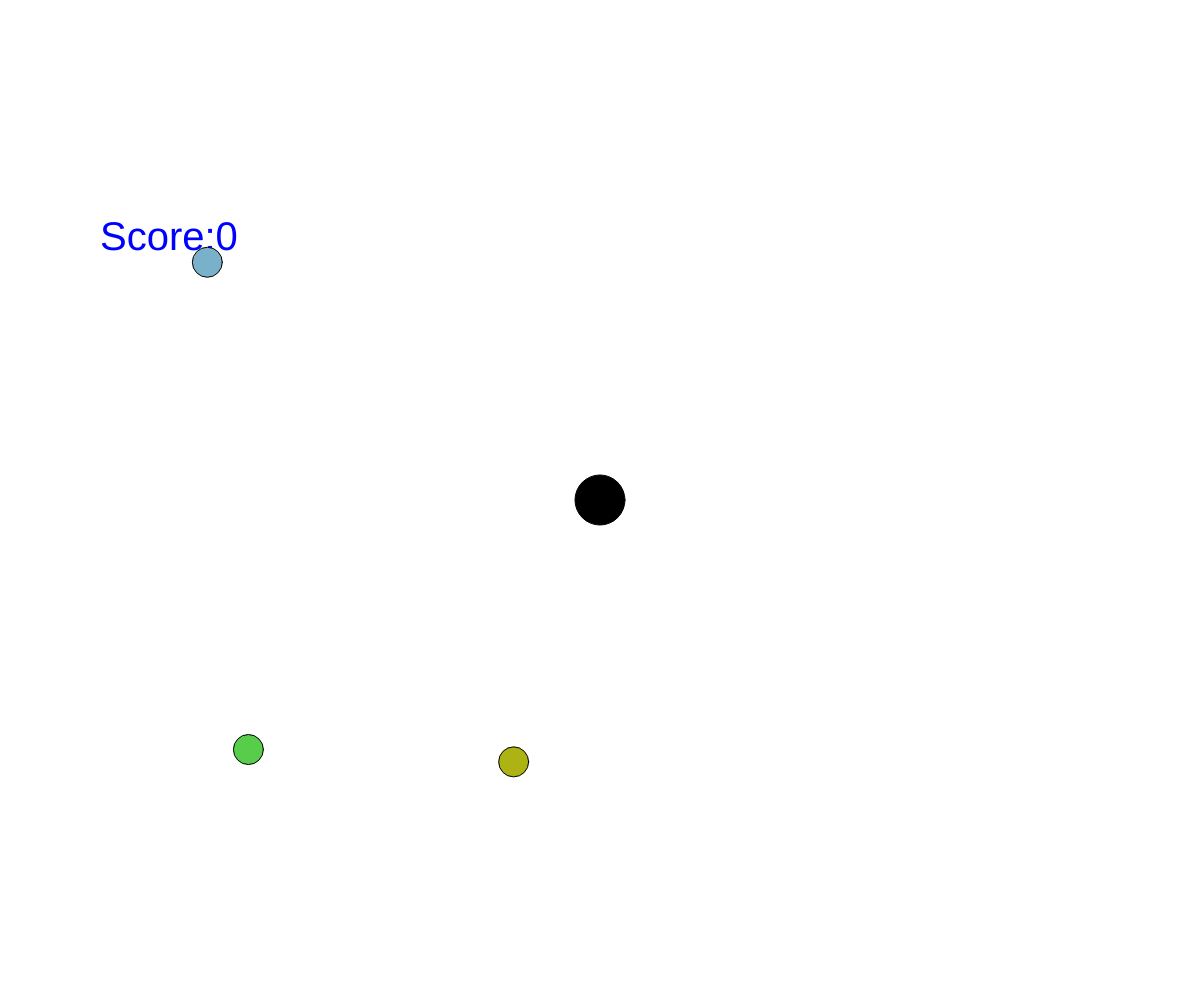
Frame 1 (no input)
Frame 60 (no input): identical to frame 1, image omitted
Frame 120 (the mouse pressed at the canvas centre since frame 60): identical to frame 1, image omitted

The p5.js sketch that drew this single still picture (run headless with seeded random() and noise() and a simulated clock; from frame 60 on, the mouse is pressed at the canvas centre):

// p5.js sketch
// ── sketch.js
var obstacles = [];
var ballSize;
var vX, vY;
var pX, pY;
var aX, aY;
var f, bounce;
var R;
var score;

function setup() {

  createCanvas(windowWidth, windowHeight);
  ellipseMode(CENTER);
  ballSize = 50;
  bSize = 30;
  pX = windowWidth / 2;
  pY = windowHeight / 2;
  vX = 0;
  vY = 0;
  f = 0.01;
  bounce = 0.5;
  R = ballSize / 2;
  score = 0;

  for (var i = 0; i < 3; i++) {
    var typeBalle = random(0,3);
    
      if(typeBalle > 1){
        typeBalle = "bonus";
      }else if(typeBalle < 1){
        typeBalle = "malus";
      }else{
        typeBalle = "obstacle";
      }
    obstacles[i] = new Balle(typeBalle);
    
  }

}

function draw() {

  background(255);
  drawBall();
  textSize(40);
  fill(0, 0, 255),
  /*text("Rx: " + floor(rotationX), 100, 100);
  text("Ry: " + floor(rotationY), 100, 150);
  text("Rz: " + floor(rotationZ), 100, 200);*/
  text("Score:" + score, 100, 250);

   if (pX + ballSize / 2 >= windowWidth) {
    vX = -vX * bounce;
    pX = windowWidth - ballSize / 2;
  } else if (pX - ballSize / 2 <= 0) {
    vX = -vX * bounce;
    pX = ballSize / 2;
   }
   
   aX = rotationY * f;
  vX += aX;
  pX += vX;

 
  if (pY + ballSize / 2 > windowHeight) {
    vY = -vY * bounce;
    pY = windowHeight - ballSize / 2;
  } else if (pY - ballSize / 2 < 0){
    vY = -vY * bounce;
     pY =  ballSize / 2;
  }
  aY = rotationX * f;
  vY += aY;
  pY += vY;

for (var i = 0; i < 3; i++) {
  if (dist(pX, pY, obstacles[i].x,obstacles[i].y) <= (R + (obstacles[i].size)/2) ) {
    score += this.result;
  }
    obstacles[i].display();
  }
}




function drawBall() {

  fill(0);
  ellipse(pX, pY, ballSize, ballSize);

}

function Balle(genre) {
  this.type = genre;
  this.x = random(0, windowWidth);
  this.y = random(0, windowHeight);
  this.size = 30;
  this.couleur = color(random(0, 255), random(0, 255), random(0, 255));
  
  if(genre=="bonus"){
    this.result = 5;
  }
  if(genre=="malus"){
    this.result = -3;
  }
  if(genre=="obstacle"){
    this.result = 1;
  }

  this.display = function() {
    fill(this.couleur);
    ellipse(this.x, this.y, this.size, this.size);
  }
}
